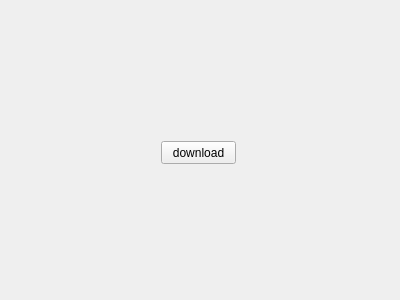
<?xml version="1.0" encoding="UTF-8"?>
<ui version="4.0">
 <class>Form</class>
 <widget class="QWidget" name="Form">
  <property name="geometry">
   <rect>
    <x>0</x>
    <y>0</y>
    <width>400</width>
    <height>300</height>
   </rect>
  </property>
  <property name="windowTitle">
   <string>Form</string>
  </property>
  <layout class="QGridLayout" name="gridLayout">
   <item row="0" column="0">
    <widget class="QWidget" name="widget" native="true">
     <widget class="QPushButton" name="pushButton">
      <property name="geometry">
       <rect>
        <x>150</x>
        <y>130</y>
        <width>75</width>
        <height>23</height>
       </rect>
      </property>
      <property name="text">
       <string>download</string>
      </property>
     </widget>
    </widget>
   </item>
  </layout>
 </widget>
 <resources/>
 <connections/>
</ui>
